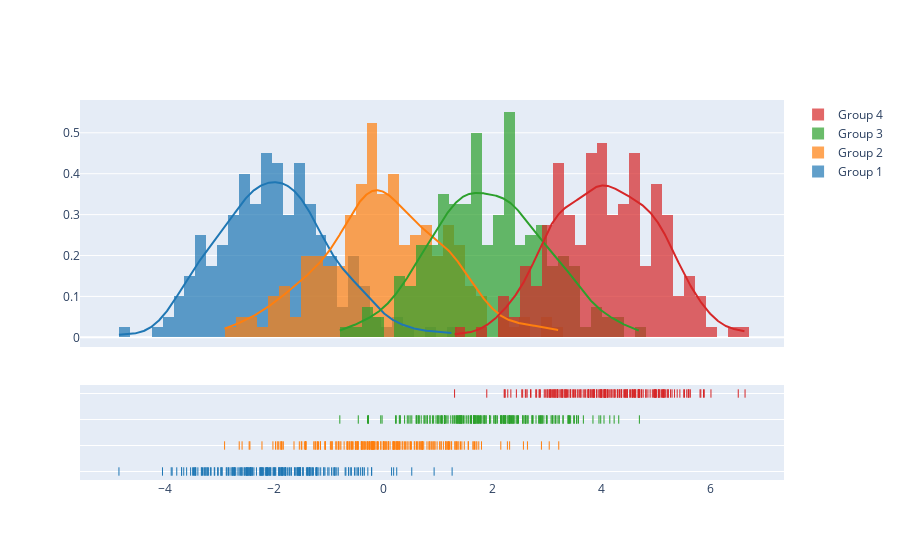

Notebook code for this chart:
### Code cell
import plotly.figure_factory as ff

# Add histogram data
x1 = np.random.randn(200) - 2
x2 = np.random.randn(200)
x3 = np.random.randn(200) + 2
x4 = np.random.randn(200) + 4

# Group data together
hist_data = [x1, x2, x3, x4]

group_labels = ['Group 1', 'Group 2', 'Group 3', 'Group 4']

# Create distplot with custom bin_size
fig = ff.create_distplot(hist_data, group_labels, bin_size=.2)
fig.show()

### Figure 1 — Plotly figure (JSON) as saved in the notebook; plotly's stock layout.template omitted (floating-point values rounded to 4 significant figures; data arrays with more than 128 entries replaced by an {"elided": "..."} marker saying what was removed)
{"data": [{"autobinx": false, "histnorm": "probability density", "legendgroup": "Group 1", "marker": {"color": "rgb(31, 119, 180)"}, "name": "Group 1", "opacity": 0.7, "type": "histogram", "x": {"elided": "200 float values"}, "xaxis": "x", "xbins": {"end": 1.259, "size": 0.2, "start": -4.843}, "yaxis": "y"}, {"autobinx": false, "histnorm": "probability density", "legendgroup": "Group 2", "marker": {"color": "rgb(255, 127, 14)"}, "name": "Group 2", "opacity": 0.7, "type": "histogram", "x": {"elided": "200 float values"}, "xaxis": "x", "xbins": {"end": 3.212, "size": 0.2, "start": -2.908}, "yaxis": "y"}, {"autobinx": false, "histnorm": "probability density", "legendgroup": "Group 3", "marker": {"color": "rgb(44, 160, 44)"}, "name": "Group 3", "opacity": 0.7, "type": "histogram", "x": {"elided": "200 float values"}, "xaxis": "x", "xbins": {"end": 4.689, "size": 0.2, "start": -0.7977}, "yaxis": "y"}, {"autobinx": false, "histnorm": "probability density", "legendgroup": "Group 4", "marker": {"color": "rgb(214, 39, 40)"}, "name": "Group 4", "opacity": 0.7, "type": "histogram", "x": {"elided": "200 float values"}, "xaxis": "x", "xbins": {"end": 6.624, "size": 0.2, "start": 1.304}, "yaxis": "y"}, {"legendgroup": "Group 1", "marker": {"color": "rgb(31, 119, 180)"}, "mode": "lines", "name": "Group 1", "showlegend": false, "type": "scatter", "x": {"elided": "500 float values"}, "xaxis": "x", "y": {"elided": "500 float values"}, "yaxis": "y"}, {"legendgroup": "Group 2", "marker": {"color": "rgb(255, 127, 14)"}, "mode": "lines", "name": "Group 2", "showlegend": false, "type": "scatter", "x": {"elided": "500 float values"}, "xaxis": "x", "y": {"elided": "500 float values"}, "yaxis": "y"}, {"legendgroup": "Group 3", "marker": {"color": "rgb(44, 160, 44)"}, "mode": "lines", "name": "Group 3", "showlegend": false, "type": "scatter", "x": {"elided": "500 float values"}, "xaxis": "x", "y": {"elided": "500 float values"}, "yaxis": "y"}, {"legendgroup": "Group 4", "marker": {"color": "rgb(214, 39, 40)"}, "mode": "lines", "name": "Group 4", "showlegend": false, "type": "scatter", "x": {"elided": "500 float values"}, "xaxis": "x", "y": {"elided": "500 float values"}, "yaxis": "y"}, {"legendgroup": "Group 1", "marker": {"color": "rgb(31, 119, 180)", "symbol": "line-ns-open"}, "mode": "markers", "name": "Group 1", "showlegend": false, "type": "scatter", "x": {"elided": "200 float values"}, "xaxis": "x", "y": {"elided": "200 str values"}, "yaxis": "y2"}, {"legendgroup": "Group 2", "marker": {"color": "rgb(255, 127, 14)", "symbol": "line-ns-open"}, "mode": "markers", "name": "Group 2", "showlegend": false, "type": "scatter", "x": {"elided": "200 float values"}, "xaxis": "x", "y": {"elided": "200 str values"}, "yaxis": "y2"}, {"legendgroup": "Group 3", "marker": {"color": "rgb(44, 160, 44)", "symbol": "line-ns-open"}, "mode": "markers", "name": "Group 3", "showlegend": false, "type": "scatter", "x": {"elided": "200 float values"}, "xaxis": "x", "y": {"elided": "200 str values"}, "yaxis": "y2"}, {"legendgroup": "Group 4", "marker": {"color": "rgb(214, 39, 40)", "symbol": "line-ns-open"}, "mode": "markers", "name": "Group 4", "showlegend": false, "type": "scatter", "x": {"elided": "200 float values"}, "xaxis": "x", "y": {"elided": "200 str values"}, "yaxis": "y2"}], "layout": {"barmode": "overlay", "hovermode": "closest", "legend": {"traceorder": "reversed"}, "xaxis": {"anchor": "y2", "domain": [0.0, 1.0], "zeroline": false}, "yaxis": {"anchor": "free", "domain": [0.35, 1], "position": 0.0}, "yaxis2": {"anchor": "x", "domain": [0, 0.25], "dtick": 1, "showticklabels": false}}}
